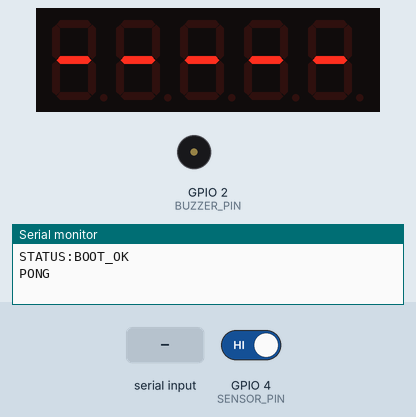
Simulated run of this sketch. Board: ESP32. On the bench: 5-digit seven-segment display, buzzer (waves = sounding), the last lines printed to the serial monitor. Wiring (inferred from the names in the program): MAX7219 LED driver: CS GPIO 5. The test bench sets the inputs (shaded band); at power-on: GPIO 4 (SENSOR_PIN) HIGH.

Above: at 1.2 s.
1.3 s: "START\n" received over Serial
At 1.45 s:
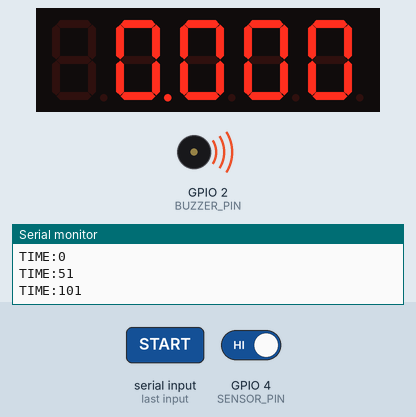
3.7 s: "STOP\n" received over Serial
At 4.4 s:
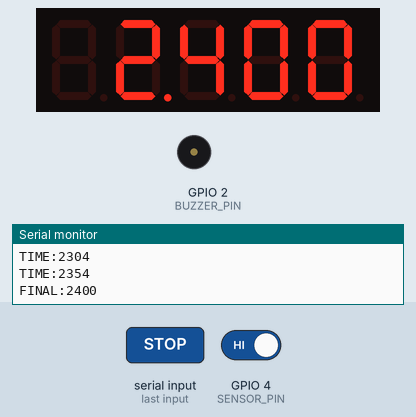
5.4 s: "BEEP_START\n" received over Serial
At 6.2 s:
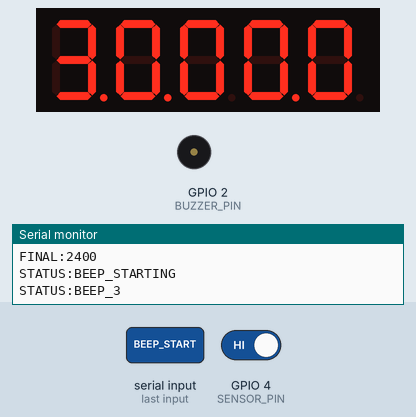
7.1 s: "COUNTDOWN:90\n" received over Serial
At 8.2 s:
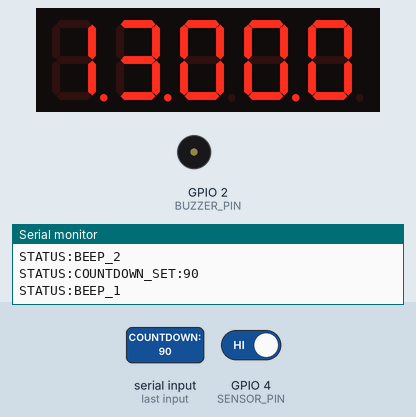
8.6 s: "RESET\n" received over Serial
At 9.0 s:
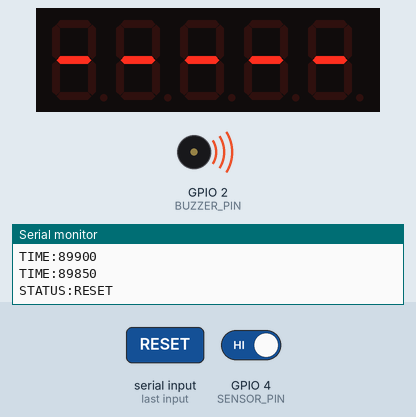
Timing chart, 0 to 11.6 s (numbered marks = the images above; inputs shaded):
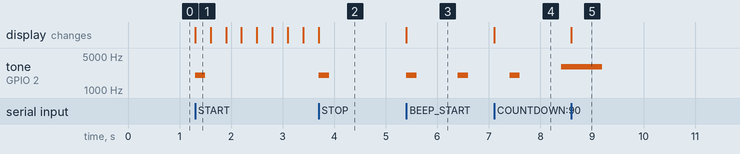

The sketch:

timer_controller.ino
```cpp
/*
 * Robotics Tournament Timer Controller v2
 * ESP32 + MAX7219 (5x Seven Segment Displays)
 *
 * Wiring:
 *   MAX7219 DIN  -> ESP32 GPIO 23 (MOSI)
 *   MAX7219 CLK  -> ESP32 GPIO 18 (SCK)
 *   MAX7219 CS   -> ESP32 GPIO 5
 *   Sensor (IR/Beam Break) -> ESP32 GPIO 4 (active LOW with internal pullup)
 *   Buzzer -> ESP32 GPIO 2
 *
 * Serial Protocol (115200 baud):
 *   Commands FROM PC:
 *     READY          - Arm the timer (sensor can now trigger start)
 *     STOP           - Stop the timer
 *     RESET          - Reset timer to 0
 *     START          - Manual start (spacebar backup)
 *     COUNTDOWN:XXX  - Set countdown duration to XXX seconds
 *     BEEP_START     - 3-2-1 beep sequence then start countdown
 *     DISPLAY:TEXT   - Show raw text on displays
 *     BRIGHTNESS:X   - Set brightness 0-15
 *     PING           - Connection test
 *
 *   Messages TO PC:
 *     TIME:XXXXXXX   - Current time in milliseconds (sent every 50ms while running)
 *     FINAL:XXXXXXX  - Final time when stopped (ms) — this is the AUTHORITATIVE time
 *     TRIGGERED      - Sensor triggered start
 *     COUNTDOWN_END  - Countdown reached zero
 *     READY_ACK      - Timer armed acknowledgment
 *     PONG           - Reply to PING
 *     STATUS:xxxx    - Status updates (BEEP_3, BEEP_2, BEEP_1, BEEP_GO, RESET, DNF, etc.)
 */

#include <SPI.h>

#define MAX7219_CS    5
#define SENSOR_PIN    4
#define BUZZER_PIN    2

#define REG_NOOP      0x00
#define REG_DIGIT0    0x01
#define REG_DIGIT1    0x02
#define REG_DIGIT2    0x03
#define REG_DIGIT3    0x04
#define REG_DIGIT4    0x05
#define REG_DECODE    0x09
#define REG_INTENSITY 0x0A
#define REG_SCANLIMIT 0x0B
#define REG_SHUTDOWN  0x0C
#define REG_TEST      0x0F

// 7-segment encoding (no BCD decode): bits = DP A B C D E F G
const byte CHAR_MAP[] = {
  0b01111110, // 0
  0b00110000, // 1
  0b01101101, // 2
  0b01111001, // 3
  0b00110011, // 4
  0b01011011, // 5
  0b01011111, // 6
  0b01110000, // 7
  0b01111111, // 8
  0b01111011, // 9
};
const byte CHAR_DASH  = 0b00000001;
const byte CHAR_BLANK = 0b00000000;
const byte CHAR_D     = 0b00111101;
const byte CHAR_N     = 0b00010101;
const byte CHAR_F     = 0b01000111;

enum TimerState {
  STATE_IDLE,
  STATE_READY,
  STATE_RUNNING_UP,
  STATE_RUNNING_DOWN,
  STATE_BEEP_SEQUENCE,
  STATE_STOPPED,
  STATE_COUNTDOWN_END
};

volatile TimerState timerState = STATE_IDLE;
volatile unsigned long startTimeMs = 0;
volatile unsigned long elapsedMs = 0;
volatile unsigned long finalTimeMs = 0;
unsigned long countdownTotalMs = 180000;
unsigned long lastSerialSend = 0;
unsigned long lastDisplayUpdate = 0;

int beepStep = 0;
unsigned long beepStepTime = 0;

volatile unsigned long lastSensorTrigger = 0;
#define SENSOR_DEBOUNCE_MS 500

String serialBuffer = "";

void max7219Send(byte reg, byte data) {
  digitalWrite(MAX7219_CS, LOW);
  SPI.transfer(reg);
  SPI.transfer(data);
  digitalWrite(MAX7219_CS, HIGH);
}

void max7219Init() {
  max7219Send(REG_SHUTDOWN, 0x01);
  max7219Send(REG_TEST, 0x00);
  max7219Send(REG_DECODE, 0x00);
  max7219Send(REG_SCANLIMIT, 0x04);
  max7219Send(REG_INTENSITY, 0x08);
}

void displayClear() {
  for (int i = 1; i <= 5; i++) max7219Send(i, CHAR_BLANK);
}

void displayTime(unsigned long ms) {
  unsigned long totalSec = ms / 1000;
  unsigned long minutes = totalSec / 60;
  unsigned long seconds = totalSec % 60;
  unsigned long millis_part = ms % 1000;

  if (minutes == 0) {
    // SS.mmm
    byte d5 = (seconds / 10 == 0) ? CHAR_BLANK : CHAR_MAP[seconds / 10];
    byte d4 = CHAR_MAP[seconds % 10] | 0x80;
    byte d3 = CHAR_MAP[millis_part / 100];
    byte d2 = CHAR_MAP[(millis_part / 10) % 10];
    byte d1 = CHAR_MAP[millis_part % 10];
    max7219Send(REG_DIGIT4, d5);
    max7219Send(REG_DIGIT3, d4);
    max7219Send(REG_DIGIT2, d3);
    max7219Send(REG_DIGIT1, d2);
    max7219Send(REG_DIGIT0, d1);
  } else {
    // M:SS.mm
    byte d5 = CHAR_MAP[minutes % 10] | 0x80;
    byte d4 = CHAR_MAP[seconds / 10] | 0x80;
    byte d3 = CHAR_MAP[seconds % 10];
    byte d2 = CHAR_MAP[millis_part / 100] | 0x80;
    byte d1 = CHAR_MAP[(millis_part / 10) % 10];
    max7219Send(REG_DIGIT4, d5);
    max7219Send(REG_DIGIT3, d4);
    max7219Send(REG_DIGIT2, d3);
    max7219Send(REG_DIGIT1, d2);
    max7219Send(REG_DIGIT0, d1);
  }
}

void displayDashes() {
  for (int i = 1; i <= 5; i++) max7219Send(i, CHAR_DASH);
}

void displayDNF() {
  max7219Send(REG_DIGIT4, CHAR_D);
  max7219Send(REG_DIGIT3, CHAR_N);
  max7219Send(REG_DIGIT2, CHAR_F);
  max7219Send(REG_DIGIT1, CHAR_BLANK);
  max7219Send(REG_DIGIT0, CHAR_BLANK);
}

void beepShort() { tone(BUZZER_PIN, 2000, 200); }
void beepLong()  { tone(BUZZER_PIN, 3000, 800); }

void IRAM_ATTR sensorISR() {
  unsigned long now = millis();
  if (now - lastSensorTrigger < SENSOR_DEBOUNCE_MS) return;
  lastSensorTrigger = now;
  if (timerState == STATE_READY) {
    timerState = STATE_RUNNING_UP;
    startTimeMs = millis();
  }
}

void setup() {
  Serial.begin(115200);
  pinMode(MAX7219_CS, OUTPUT);
  digitalWrite(MAX7219_CS, HIGH);
  pinMode(SENSOR_PIN, INPUT_PULLUP);
  pinMode(BUZZER_PIN, OUTPUT);
  SPI.begin();
  SPI.setFrequency(1000000);
  max7219Init();
  displayDashes();
  attachInterrupt(digitalPinToInterrupt(SENSOR_PIN), sensorISR, FALLING);
  Serial.println("STATUS:BOOT_OK");
  Serial.println("PONG");
}

void loop() {
  unsigned long now = millis();

  while (Serial.available()) {
    char c = Serial.read();
    if (c == '\n' || c == '\r') {
      if (serialBuffer.length() > 0) {
        processCommand(serialBuffer);
        serialBuffer = "";
      }
    } else {
      serialBuffer += c;
    }
  }

  switch (timerState) {
    case STATE_IDLE:
      break;

    case STATE_READY:
      if (now - lastDisplayUpdate > 200) {
        displayTime(0);
        lastDisplayUpdate = now;
      }
      break;

    case STATE_RUNNING_UP: {
      elapsedMs = now - startTimeMs;
      if (now - lastDisplayUpdate >= 10) {
        displayTime(elapsedMs);
        lastDisplayUpdate = now;
      }
      if (now - lastSerialSend >= 50) {
        Serial.print("TIME:");
        Serial.println(elapsedMs);
        lastSerialSend = now;
      }
      break;
    }

    case STATE_RUNNING_DOWN: {
      elapsedMs = now - startTimeMs;
      long remaining = (long)countdownTotalMs - (long)elapsedMs;
      if (remaining <= 0) {
        remaining = 0;
        timerState = STATE_COUNTDOWN_END;
        finalTimeMs = countdownTotalMs;
        displayTime(0);
        beepLong();
        Serial.println("COUNTDOWN_END");
        Serial.print("FINAL:");
        Serial.println(countdownTotalMs);
        break;
      }
      if (now - lastDisplayUpdate >= 10) {
        displayTime((unsigned long)remaining);
        lastDisplayUpdate = now;
      }
      if (now - lastSerialSend >= 50) {
        Serial.print("TIME:");
        Serial.println((unsigned long)remaining);
        lastSerialSend = now;
      }
      // Warning beeps
      if (remaining <= 10000 && remaining > 0) {
        static unsigned long lastBeepAt = 0;
        unsigned long interval = (remaining <= 3000) ? 500 : 1000;
        if (now - lastBeepAt >= interval) {
          beepShort();
          lastBeepAt = now;
        }
      }
      break;
    }

    case STATE_BEEP_SEQUENCE: {
      unsigned long elapsed = now - beepStepTime;
      if (beepStep == 0) {
        beepShort();
        Serial.println("STATUS:BEEP_3");
        beepStep = 1;
        beepStepTime = now;
      } else if (beepStep == 1 && elapsed >= 1000) {
        beepShort();
        Serial.println("STATUS:BEEP_2");
        beepStep = 2;
        beepStepTime = now;
      } else if (beepStep == 2 && elapsed >= 1000) {
        beepShort();
        Serial.println("STATUS:BEEP_1");
        beepStep = 3;
        beepStepTime = now;
      } else if (beepStep == 3 && elapsed >= 1000) {
        beepLong();
        Serial.println("STATUS:BEEP_GO");
        timerState = STATE_RUNNING_DOWN;
        startTimeMs = now;
        lastSerialSend = now;
        lastDisplayUpdate = now;
      }
      break;
    }

    case STATE_STOPPED:
    case STATE_COUNTDOWN_END:
      break;
  }
}

void processCommand(String cmd) {
  cmd.trim();
  cmd.toUpperCase();

  if (cmd == "PING") {
    Serial.println("PONG");
  } else if (cmd == "READY") {
    timerState = STATE_READY;
    elapsedMs = 0;
    displayTime(0);
    Serial.println("READY_ACK");
    beepShort();
  } else if (cmd == "START") {
    if (timerState == STATE_READY || timerState == STATE_IDLE) {
      timerState = STATE_RUNNING_UP;
      startTimeMs = millis();
      Serial.println("TRIGGERED");
      beepShort();
    }
  } else if (cmd == "STOP") {
    if (timerState == STATE_RUNNING_UP) {
      finalTimeMs = millis() - startTimeMs;
      timerState = STATE_STOPPED;
      displayTime(finalTimeMs);
      Serial.print("FINAL:");
      Serial.println(finalTimeMs);
      beepShort();
    } else if (timerState == STATE_RUNNING_DOWN) {
      elapsedMs = millis() - startTimeMs;
      long remaining = (long)countdownTotalMs - (long)elapsedMs;
      if (remaining < 0) remaining = 0;
      finalTimeMs = (unsigned long)remaining;
      timerState = STATE_STOPPED;
      displayTime(finalTimeMs);
      Serial.print("FINAL:");
      Serial.println(finalTimeMs);
      beepShort();
    } else if (timerState == STATE_BEEP_SEQUENCE) {
      timerState = STATE_IDLE;
      displayDashes();
      Serial.println("STATUS:CANCELLED");
    }
  } else if (cmd == "RESET") {
    timerState = STATE_IDLE;
    elapsedMs = 0;
    finalTimeMs = 0;
    displayDashes();
    Serial.println("STATUS:RESET");
  } else if (cmd.startsWith("COUNTDOWN:")) {
    unsigned long secs = cmd.substring(10).toInt();
    if (secs > 0) {
      countdownTotalMs = secs * 1000UL;
      displayTime(countdownTotalMs);
      Serial.print("STATUS:COUNTDOWN_SET:");
      Serial.println(secs);
    }
  } else if (cmd == "BEEP_START") {
    timerState = STATE_BEEP_SEQUENCE;
    beepStep = 0;
    beepStepTime = millis();
    displayTime(countdownTotalMs);
    Serial.println("STATUS:BEEP_STARTING");
  } else if (cmd.startsWith("BRIGHTNESS:")) {
    int b = cmd.substring(11).toInt();
    if (b >= 0 && b <= 15) max7219Send(REG_INTENSITY, b);
  } else if (cmd == "DNF") {
    timerState = STATE_STOPPED;
    displayDNF();
    Serial.println("STATUS:DNF");
  }
}
```

Measured:
- after the input at 1.3 s, tone on GPIO 2 (BUZZER_PIN): silent → 2000 Hz at once, → silent 0.20 s later; the display: changes at once (image 1)
- after the input at 3.7 s, tone on GPIO 2 (BUZZER_PIN): silent → 2000 Hz at once, → silent 0.20 s later
- after the input at 5.4 s, tone on GPIO 2 (BUZZER_PIN): alternates 2000 Hz for 0.20 s and silent for 0.80 s, starting at once; the display: changes at once (image 3)
- after the input at 7.1 s, the display: changes at once (image 4)
- after the input at 8.6 s, the display: changes at once (image 5)
